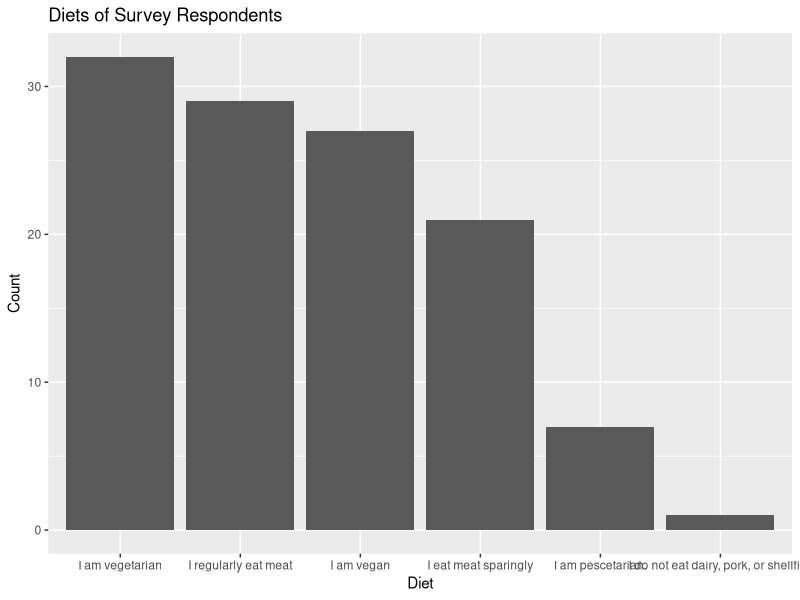
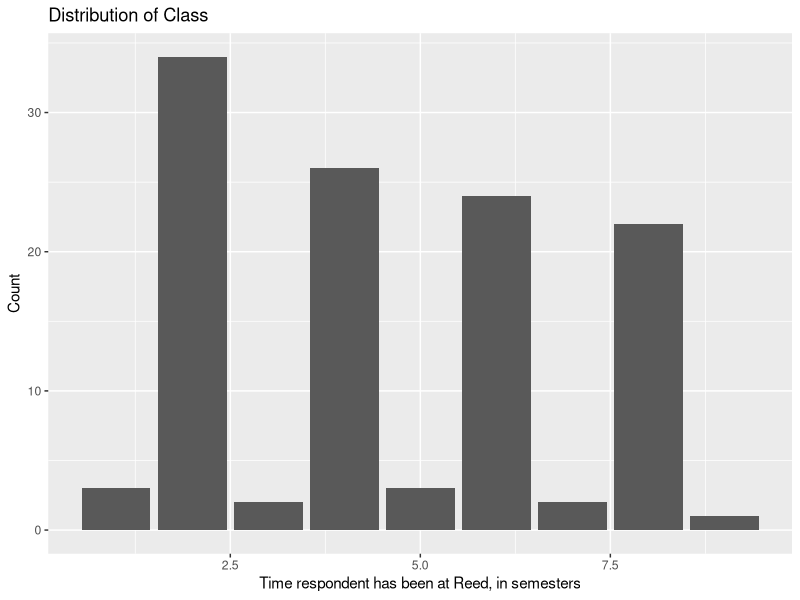
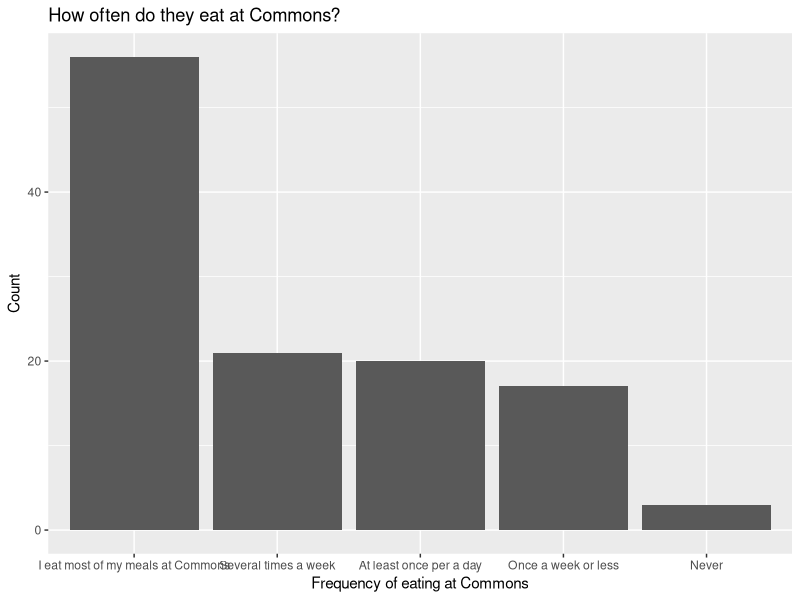
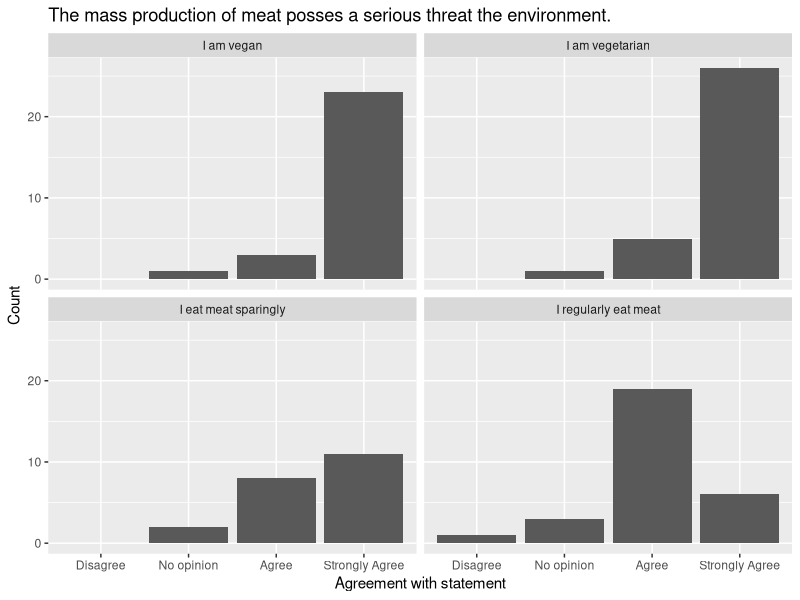
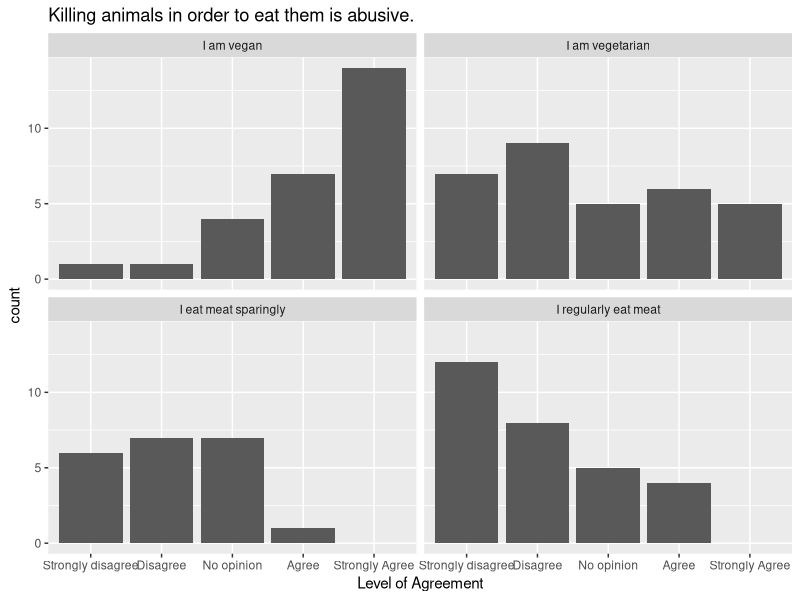
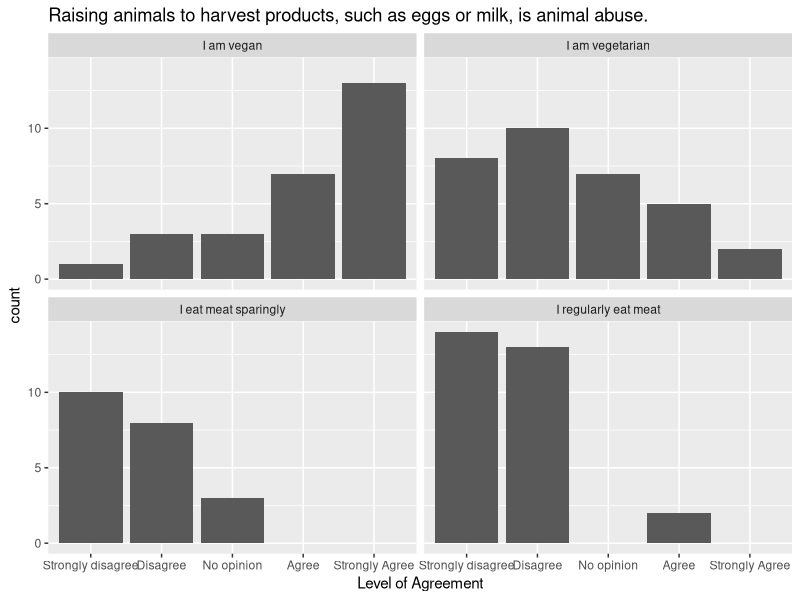
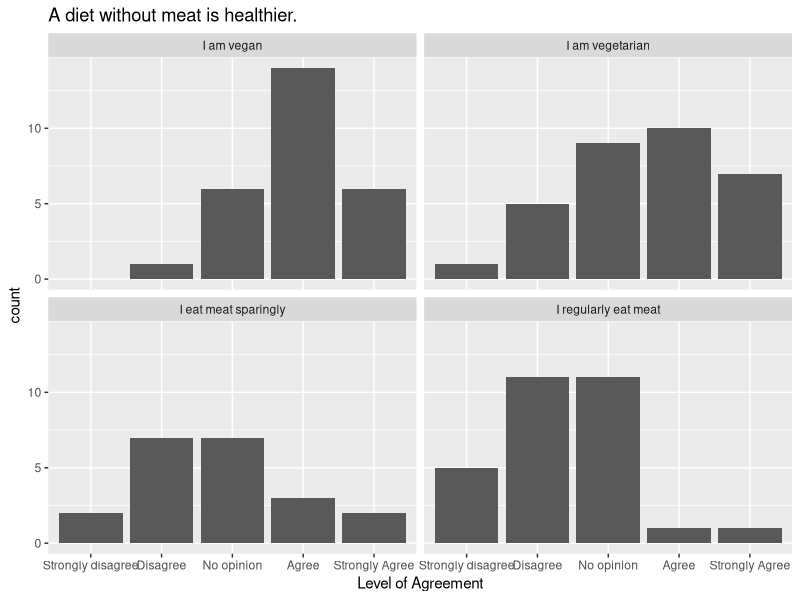
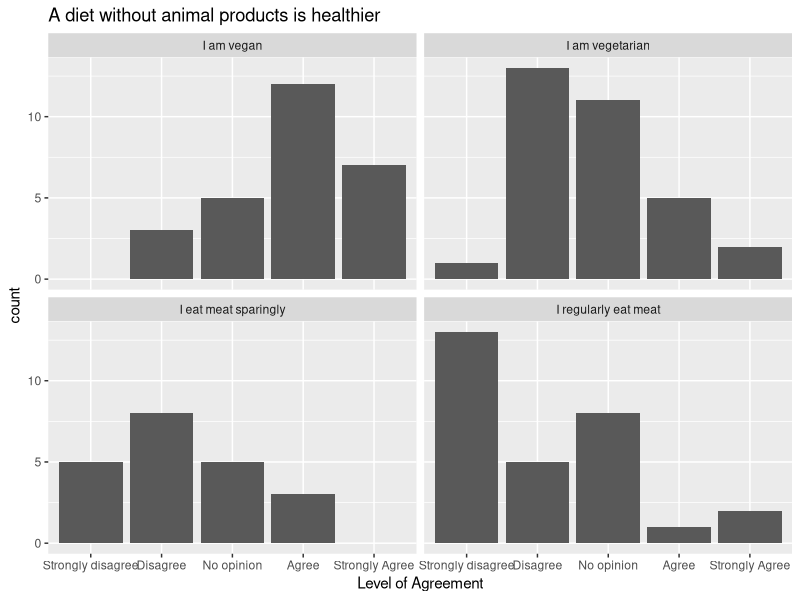

Source code (R) for these figures, in order:
## ---- chunk 1
suppressPackageStartupMessages(library(dplyr))
suppressPackageStartupMessages(library(magrittr))
suppressPackageStartupMessages(library(ggplot2))

data <- read.csv("commons_food_animals_clean.csv") %>% tbl_df()

attitude.labels <- c("Strongly disagree",
                     "Disagree",
                     "No opinion",
                     "Agree",
                     "Strongly Agree")

#data$commons.freq <-
#  factor(data$commons.freq, )

data$attitudes.env <- factor(data$attitudes.env,
    levels = 1:5, labels = attitude.labels, ordered = TRUE)
data$attitudes.killing <- factor(data$attitudes.killing,
    levels = 1:5, labels = attitude.labels, ordered = TRUE)
data$attitudes.products <- factor(data$attitudes.products,
    levels = 1:5, labels = attitude.labels, ordered = TRUE)
data$attitudes.veggie.health <- factor(data$attitudes.veggie.health,
    levels = 1:5, labels = attitude.labels, ordered = TRUE)
data$attitudes.vegan.health <- factor(data$attitudes.vegan.health,
    levels = 1:5, labels = attitude.labels, ordered = TRUE)
data$attitudes.protein <- factor(data$attitudes.protein,
    levels = 1:5, labels = attitude.labels, ordered = TRUE)
data$attitudes.culture <- factor(data$attitudes.culture,
    levels = 1:5, labels = attitude.labels, ordered = TRUE)

data$commons.veggie.good <- factor(data$commons.veggie.good,
    levels = 1:5, labels = attitude.labels, ordered = TRUE)
data$commons.vegan.good <- factor(data$commons.vegan.good,
    levels = 1:5, labels = attitude.labels, ordered = TRUE)
data$commons.vegan.consistent <- factor(data$commons.vegan.consistent,
    levels = 1:5, labels = attitude.labels, ordered = TRUE)
data$commons.veggie.consistent <- factor(data$commons.veggie.consistent,
    levels = 1:5, labels = attitude.labels, ordered = TRUE)
data$commons.respect <- factor(data$commons.respect,
    levels = 1:5, labels = attitude.labels, ordered = TRUE)

## ---- chunk 2
# For the purposes of anaylsis, we are going to group some
# of the more unique responses with larger categories (i.e.
# interpret 'vegan straight edge' as fitting in with the 
# category of 'vegan'.)
data %<>%
  mutate(diet = as.character(diet),
    diet = ifelse(diet == "don't buy meat (eat it at the scrounge)", 
                       "I eat meat sparingly", diet),
         diet = ifelse(diet == "vegan straight edge",
                       "I am vegan", diet))

ggplot(data, aes(x = reorder(diet, diet, function(x)-length(x)) )) + 
  geom_bar() + 
  labs(title = "Diets of Survey Respondents",
       x = "Diet", y = "Count")


ggplot(data, aes(x = time.at.reed)) + geom_bar() + 
  labs(title = "Distribution of Class",
       x = "Time respondent has been at Reed, in semesters",
       y = "Count")

ggplot(data, aes(x = reorder(commons.freq, commons.freq, function(x)-length(x) ))) + 
  geom_bar() + 
  labs(title = "How often do they eat at Commons?",
       x = "Frequency of eating at Commons",
       y = "Count")


## ---- chunk 3
# When faceting across different diets, let's just examine the four main ones
main.diets <- c("I am vegetarian",
                "I am vegan",
                "I regularly eat meat",
                "I eat meat sparingly")
data.diets <-
  data %>%
  filter(diet %in% main.diets)

data.diets %>%
  ggplot(aes(x =  attitudes.env) ) + 
  geom_bar() + 
  facet_wrap(~diet) + 
  labs(title = "The mass production of meat posses a serious threat the environment.",
       x = "Agreement with statement",
       y = "Count")

summary(data$attitudes.env)
## ---- chunk 4
ggplot(data.diets, aes(x = attitudes.killing)) +
  geom_bar() + 
  facet_wrap(~diet) + 
  labs(title = "Killing animals in order to eat them is abusive.",
       x = "Level of Agreement")

ggplot(data.diets, aes(x = attitudes.products)) + 
  geom_bar() + 
  facet_wrap(~diet) + 
  labs(title = "Raising animals to harvest products, such as eggs or milk, is animal abuse.",
       x = "Level of Agreement")

ggplot(data.diets, aes(x = attitudes.veggie.health)) + 
  geom_bar() + 
  facet_wrap(~diet) +
  labs(title = "A diet without meat is healthier.",
       x = "Level of Agreement")

ggplot(data.diets, aes(x = attitudes.vegan.health)) + 
  geom_bar() + 
  facet_wrap(~diet) +
  labs(title = "A diet without animal products is healthier",
       x = "Level of Agreement")

ggplot(data.diets, aes(x = attitudes.protein)) + 
  geom_bar() + 
  facet_wrap(~diet) + 
  labs(title = "It is harder to consume enough protein without meat
       in one's diet.",
       x = "Level of Agreement")

ggplot(data.diets, aes(x = attitudes.culture)) + 
  geom_bar() + 
  facet_wrap(~diet) + 
  labs(title = "Eating meat is an important part of a culture I identify with.",
       x = "Level of Agreement")

## ---- chunk 5
ggplot(data.diets, aes(x = commons.veggie.good)) + 
  geom_bar() + 
  facet_wrap(~diet) + 
  labs(title = "When Commons serves specials that are vegetarian,
       they are good",
       x = "Level of agreement")

ggplot(data.diets, aes(x = commons.vegan.good)) + 
  geom_bar() + 
  facet_wrap(~diet) +
  labs(title = "When Commons serves specials that are vegan,
       they are good.",
       x = "Level of Agreement")

ggplot(data.diets, aes(x = commons.veggie.consistent)) + 
  geom_bar() + 
  facet_wrap(~diet) + 
  labs(title = "Commons has vegetarian specials consistently.",
       x = "Level of Agreement")

ggplot(data.diets, aes(x = commons.vegan.consistent)) + 
  geom_bar() + 
  facet_wrap(~diet) + 
  labs(title = "Commons has vegan specials consistenyly.",
       x = "Level of agreement")

ggplot(data.diets, aes(x = commons.respect, fill = commons.freq)) + 
  geom_bar() + 
  facet_wrap(~diet) + 
  labs(title = "I feel that commons respects my beliefs about food and animals. ",
       x = "Level of Agreement")

ggplot(data.diets, aes(x = commons.pigday)) + 
  geom_bar() + 
  facet_wrap(~diet) + 
  labs(title = "I feel that commons respects my beliefs about food and animals. ",
       x = "Level of Agreement")

ggplot(data.diets, aes(x = diet, fill = commons.freq)) + 
  geom_bar() + 
  labs(title = "Frequency of eating at Commons, by diet",
       x = "Diet", y = "Frequency of eating at Commons")
## ---- chunk 6
ggplot(data.diets, aes(x = commons.respect,
                       fill = commons.freq)) +
  geom_bar()

data %>%
  filter(diet == "I regularly eat meat") %>%
  .$commons.respect %>%
  summary()


